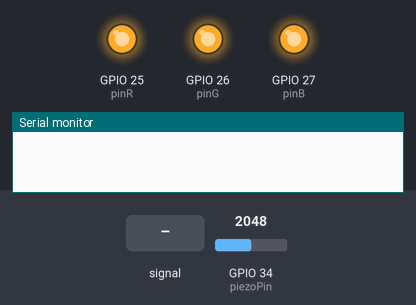
Bench run of a sketch on a simulated ESP32. On the bench: output pins drawn as LEDs (lit = HIGH), the last lines printed to the serial monitor. Inputs (shaded band) come from the test bench; at power-on: GPIO 34 (piezoPin) = 2048. Random numbers use the default seed unless the sketch sets one.

Above: at 0.1 s.
At 4.3 s:
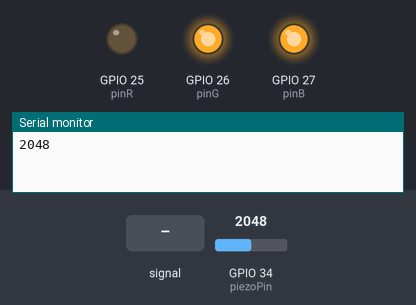
4.4 s: GPIO 34 (piezoPin) fed a 200 Hz sine of ±1023 counts around its level
At 6.7 s:
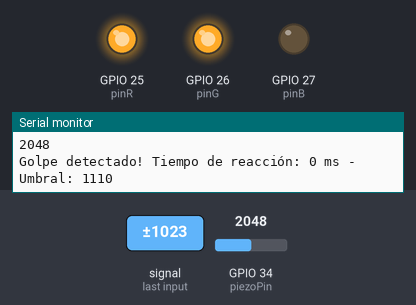
Timing chart, 0 to 9.4 s (numbered marks = the images above; inputs shaded):
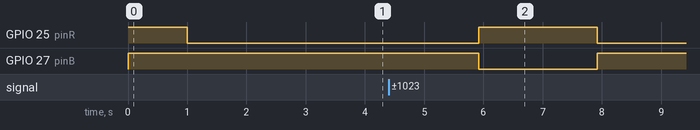

Measured:
- after the input at 4.4 s, GPIO 27 (pinB): HIGH → LOW after 1.5 s, → HIGH 2.0 s later

The sketch:

EjemploTiempoDeReaccionTiraLed.ino
```cpp
#include <Adafruit_NeoPixel.h>

// --- Configuración de la tira LED ---
const int pinR = 25;
const int pinG = 26;
const int pinB = 27;
#define LED_PIN     18
#define NUM_PIXELS  3
Adafruit_NeoPixel pixels(NUM_PIXELS, LED_PIN, NEO_GRB + NEO_KHZ800);

// --- Configuración del piezo ---
const int piezoPin = 34;  // Entrada del sensor piezo
int umbral;   // Nivel de detección del golpe

// --- Variables de tiempo ---
unsigned long tInicio = 0;
unsigned long tReaccion = 0;
bool esperandoGolpe = false;
int sumaLecturas;

void setup() {
  Serial.begin(115200);
  pinMode(pinR, OUTPUT);
  pinMode(pinG, OUTPUT);
  pinMode(pinB, OUTPUT);

  // Apagar todos al inicio
  digitalWrite(pinR, HIGH);
  digitalWrite(pinG, HIGH);
  digitalWrite(pinB, HIGH);
  delay(1000);
  digitalWrite(pinR, LOW);
  digitalWrite(pinG, HIGH);
  digitalWrite(pinB, HIGH);


  for (int i = 0; i < 100; i++) {
    int lectura = analogRead(piezoPin); // Lee el valor del pin analógico (0 a 1023)
    sumaLecturas = sumaLecturas + lectura; // Suma la lectura al acumulador
    delay(1); // Pequeña pausa opcional para asegurar la separación de muestras
  }
  Serial.println(sumaLecturas/100);
  umbral = (sumaLecturas/100)-700;
  delay(2000);

}

void loop() {
  esperandoGolpe = true;

  // Espera aleatoria entre 1 y 6 segundos
  int espera = random(1000, 6000);
  delay(espera);

  digitalWrite(pinR, HIGH); digitalWrite(pinG, LOW); digitalWrite(pinB, HIGH);

  tInicio = millis();


  // Espera hasta que se detecte un golpe
  while (esperandoGolpe) {
    int valor = analogRead(piezoPin);
    if (valor < umbral) {
      tReaccion = millis() - tInicio;

      // Azul -> golpe registrado
      digitalWrite(pinR, HIGH); digitalWrite(pinG, HIGH); digitalWrite(pinB, LOW);
      Serial.print("Golpe detectado! Tiempo de reacción: ");
      Serial.print(tReaccion); Serial.print(" ms - Umbral: "); Serial.println(valor);
      esperandoGolpe = false;

      // pausa antes de la siguiente ronda
      delay(2000);
      digitalWrite(pinR, LOW);digitalWrite(pinG, HIGH);digitalWrite(pinB, HIGH);
      delay(5000);
    }
  }
}

void setColor(int r, int g, int b) {
  for (int i = 0; i < NUM_PIXELS; i++) {
    pixels.setPixelColor(i, pixels.Color(r, g, b));
  }
  pixels.show();
}
```
